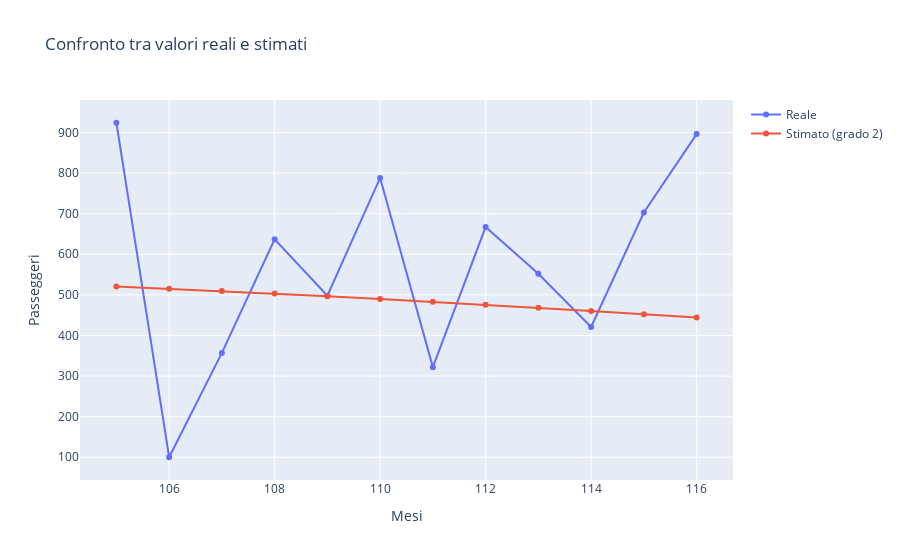

The code cell stored with this chart in its notebook:
### Markdown cell above
### Es 1
Hai a disposizione un file `data.csv` contenente dati mensili di passeggeri con due colonne:

- `date`: data in formato `YYYY-MM` (mese/anno)
- `passengers`: numero di passeggeri per quel mese


Costruisci un modello di **regressione polinomiale** che approssima l’andamento del numero di passeggeri nel tempo.

1. Carica il dataset.
2. Convertilo in un formato numerico utilizzando una colonna `mese_numerico` che conti i mesi a partire da gennaio 1949.
3. Applica una regressione polinomiale (grado a tua scelta).
4. Calcola l’RMSE tra i valori reali e quelli predetti.
5. Visualizza i dati reali e la curva stimata con Plotly.

### Code cell
import pandas as pd
import numpy as np
import matplotlib.pyplot as plt
from sklearn.linear_model import LinearRegression
from sklearn.model_selection import train_test_split
from sklearn.preprocessing import PolynomialFeatures
from sklearn.pipeline import make_pipeline
from sklearn.metrics import root_mean_squared_error
from matplotlib import pyplot as plotly
import plotly.graph_objects as go

#1)
df = pd.read_csv("data.csv")
df['date'] = pd.to_datetime(df['date'], format='%Y-%m') #converto in date

#2)
df['mese_numerico'] = ((df['date'].dt.year - 1949) * 12) + df['date'].dt.month - 1 #mesi numerati a partire da 1949
#calcolo il "range di mesi in cui sono" (primo anno da mese 0 a 11, secondo anno da 12 a 23, ...), poi sommo il numero mese corrente
#tutti i mesi precedenti + mesi correnti

X = df[["mese_numerico"]].values
y = df[["passengers"]].values

X_train, X_test, y_train, y_test = train_test_split(X, y, test_size=0.1, shuffle=False) #divisione dati in train e test

#3)
model_grade2 = make_pipeline(PolynomialFeatures(3), LinearRegression()) #creo regressione lineare grado 2
model_grade2.fit(X_train, y_train) #alleno modello in base a dati train
y_pred_grade2 = model_grade2.predict(X_test) #predizione del modello

#4)
rmse_garde2 =  root_mean_squared_error(y_test, y_pred_grade2)

#5)
mesi_test = X_test.flatten()
passeggeri_test = y_test.flatten()
passeggeri_predetti = y_pred_grade2.flatten()

fig = go.Figure()

fig.add_trace(go.Scatter(x=mesi_test, y=passeggeri_test, mode='lines+markers', name='Reale')) #dati reali
fig.add_trace(go.Scatter(x=mesi_test, y=passeggeri_predetti, mode='lines+markers', name='Stimato (grado 2)')) #dati stimati

fig.update_layout(
    title='Confronto tra valori reali e stimati',
    xaxis_title='Mesi',
    yaxis_title='Passeggeri',
)

fig.show()

### Figure 1 — Plotly figure (JSON) as saved in the notebook; plotly's stock layout.template omitted (floating-point values rounded to 4 significant figures)
{"data": [{"mode": "lines+markers", "name": "Reale", "type": "scatter", "x": [105, 106, 107, 108, 109, 110, 111, 112, 113, 114, 115, 116], "y": [924, 100, 357, 637, 498, 788, 322, 667, 552, 421, 703, 896]}, {"mode": "lines+markers", "name": "Stimato (grado 2)", "type": "scatter", "x": [105, 106, 107, 108, 109, 110, 111, 112, 113, 114, 115, 116], "y": [520.7, 515.1, 509.3, 503.1, 496.7, 490.1, 483.1, 475.9, 468.4, 460.6, 452.5, 444.1]}], "layout": {"title": {"text": "Confronto tra valori reali e stimati"}, "xaxis": {"title": {"text": "Mesi"}}, "yaxis": {"title": {"text": "Passeggeri"}}}}
